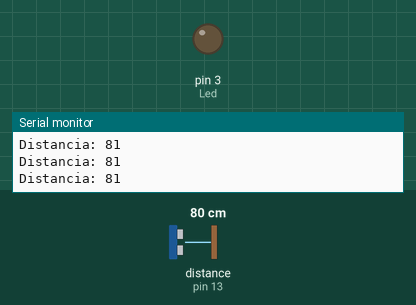
This sketch was run on a simulated Arduino Uno, built with avr-gcc and run on an emulated ATmega328P. On the bench: output pins drawn as LEDs (lit = HIGH), the last lines printed to the serial monitor. Wiring (inferred from the names in the program): ultrasonic range finder: trigger pin 11; echo pin 13. Inputs (shaded band) come from the test bench; at power-on: distance to the obstacle (sensor on pin 13) 80 cm. The echo pulse lasts 58.3 µs per cm; pins used as bus, display or sensor lines are not drawn.

Above: at 1.2 s.
1.3 s: distance to the obstacle (sensor on pin 13) set to 27 cm
2.8 s: distance to the obstacle (sensor on pin 13) set to 22 cm
At 3.9 s:
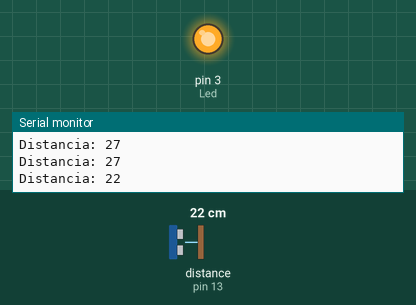
4.3 s: distance to the obstacle (sensor on pin 13) set to 60 cm
At 5.7 s:
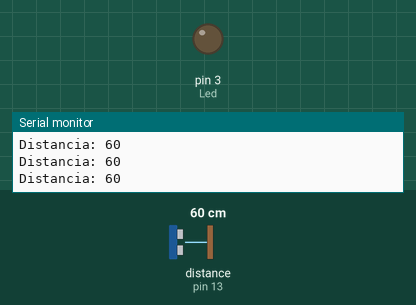
6.5 s: distance to the obstacle (sensor on pin 13) set to 2 cm
At 8.1 s:
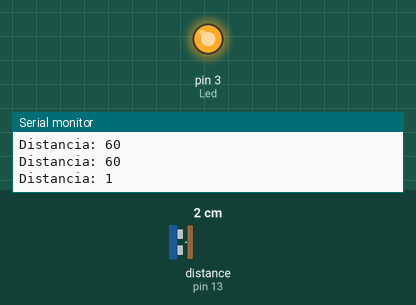
Timing chart, 0 to 9.1 s (numbered marks = the images above; inputs shaded):
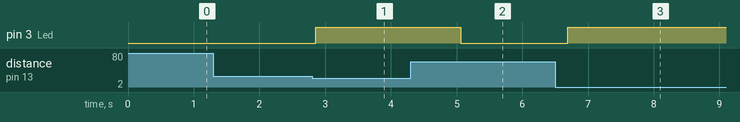

The sketch:

Arvore.ino
```cpp
int Trig = 11;
int Echo = 13;
int Led = 3;
long duracao;
long dist;

void setup()
{
  pinMode(Trig, OUTPUT);
  pinMode(Echo, INPUT);
  pinMode(Led, OUTPUT);
  Serial.begin(9600);
}

void loop()
{
  // Envia pulso ultrassônico
  digitalWrite(Trig, LOW);
  delayMicroseconds(2);
  digitalWrite(Trig, HIGH);
  delayMicroseconds(10);
  digitalWrite(Trig, LOW);

  // Calcula a duração do eco
  duracao = pulseIn(Echo, HIGH);
  dist = duracao / 57.2;  // Conversão para cm

  // Mostra no monitor serial
  Serial.print("Distancia: ");
  Serial.println(dist);

  // Controle do LED baseado na distância
  if (dist < 25) {
    analogWrite(Led, 255);
    delay(2000);// Acende LED com brilho máximo
  } else {
    analogWrite(Led, 0);   // Apaga o LED
  }

  delay(200); // Pequeno atraso para estabilidade da leitura
}
```

Measured:
- the behaviour switches between 25 and 24 cm on distance to the obstacle (sensor on pin 13) (found by bisection; images 0 and 1)
- after the input at 2.8 s, pin 3 (Led): LOW → HIGH after 0.06 s
- after the input at 4.3 s, pin 3 (Led): HIGH → LOW after 0.76 s
- after the input at 6.5 s, pin 3 (Led): LOW → HIGH after 0.19 s
